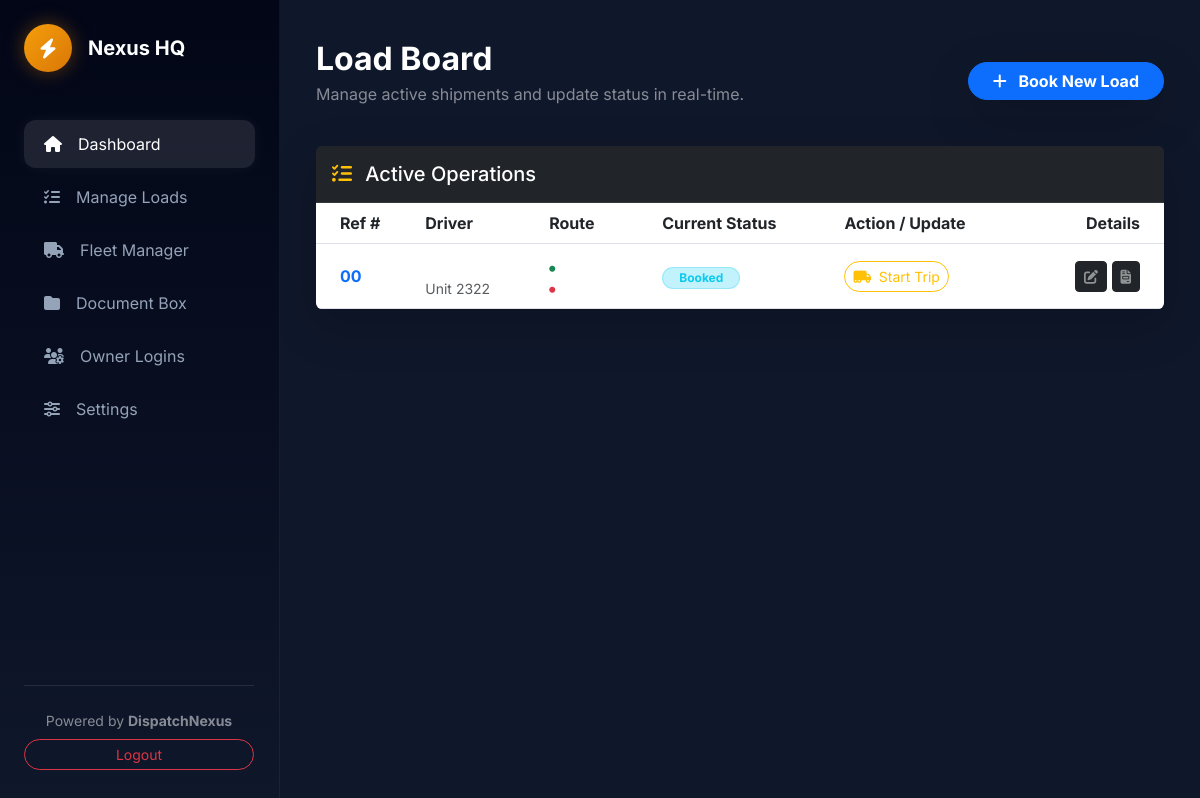
Screenshot of /manage-loads/ (signed in) with the database file from the repository.
### core/models.py (models this page shows, shortened)
class Load(models.Model):
    company = models.ForeignKey(Company, on_delete=models.CASCADE)
    driver = models.ForeignKey(Driver, on_delete=models.SET_NULL, null=True, blank=True)
    broker_name = models.CharField(max_length=100, default="")
    broker_mc = models.CharField(max_length=50, default="")
    load_ref = models.CharField(max_length=50)
    origin = models.CharField(max_length=100)
    destination = models.CharField(max_length=100)
    pickup_date = models.DateTimeField(default=timezone.now)
    delivery_date = models.DateTimeField(default=timezone.now)
    rate = models.DecimalField(max_digits=10, decimal_places=2, default=0.00)
    miles = models.IntegerField(default=0) # (NEW)
    expenses = models.DecimalField(max_digits=10, decimal_places=2, default=0.00)
    status = models.CharField(max_length=20, default='booked', choices=[
        ('booked', 'Booked'), ('active', 'In Transit'), ('delivered', 'Delivered'), ('paid', 'Paid')
    ])
    rate_con_file = models.FileField(upload_to='loads/ratecons/', blank=True, null=True)
    bol_file = models.FileField(upload_to='loads/bol/', blank=True, null=True)
    pod_file = models.FileField(upload_to='loads/pod/', blank=True, null=True)

class Driver(models.Model):
    company = models.ForeignKey(Company, on_delete=models.CASCADE)
    name = models.CharField(max_length=100)
    phone = models.CharField(max_length=20, blank=True)
    cdl_file = models.FileField(upload_to='drivers/cdl/', blank=True, null=True)
    medical_card_file = models.FileField(upload_to='drivers/medical/', blank=True, null=True)
    driver_w9_file = models.FileField(upload_to='drivers/w9/', blank=True, null=True)
    truck_number = models.CharField(max_length=50)
    truck_type = models.CharField(max_length=50, choices=[('Dry Van', 'Dry Van'), ('Reefer', 'Reefer'), ('Flatbed', 'Flatbed')], default='Dry Van')
    status = models.CharField(max_length=20, default='Active')
    registration_file = models.FileField(upload_to='trucks/registration/', blank=True, null=True)
    insurance_file = models.FileField(upload_to='trucks/insurance/', blank=True, null=True)
    ifta_sticker_file = models.FileField(upload_to='trucks/ifta/', blank=True, null=True)

### core/views.py (the view)
# urls.py: path('manage-loads/', views.manage_loads, name='manage_loads'),
@login_required
def manage_loads(request):
    c = request.user.userprofile.company
    if not c.is_active: return render(request, 'payment_pending.html')
    loads = Load.objects.filter(company=c).exclude(status='paid').order_by('-pickup_date')
    if request.method == 'POST':
        l = get_object_or_404(Load, id=request.POST.get('load_id'), company=c)
        l.status = request.POST.get('new_status'); l.save(); return redirect('manage_loads')
    return render(request, 'manage_loads.html', {'loads': loads})

### templates/manage_loads.html (shortened to what this page needs)
{% extends "base.html" %}
{% block content %}
<div class="container-fluid">
    <div class="d-flex justify-content-between align-items-center mb-4 mt-3">
        <div>
            <h2 class="fw-bold text-white mb-1">Load Board</h2>
            <p class="text-white-50">Manage active shipments and update status in real-time.</p>
        </div>
        <a href="{% url 'add_load' %}" class="btn btn-primary fw-bold px-4 rounded-pill shadow-lg">
            <i class="fas fa-plus me-2"></i> Book New Load
        </a>
    </div>
    <div class="card overflow-hidden shadow-lg border-0">
        <div class="card-header bg-dark py-3 border-bottom border-secondary border-opacity-25">
            <h5 class="text-white mb-0"><i class="fas fa-tasks text-warning me-2"></i> Active Operations</h5>
        </div>
        <div class="table-responsive">
            <table class="table table-dark-luxury align-middle mb-0">
                <thead>
                    <tr>
                        <th class="ps-4">Ref #</th>
                        <th>Driver</th>
                        <th>Route</th>
                        <th>Current Status</th>
                        <th>Action / Update</th>
                        <th class="text-end pe-4">Details</th>
                    </tr>
                </thead>
                <tbody>
                    {% for load in loads %}
                    <tr>
                        <td class="ps-4 fw-bold text-primary">{{ load.load_ref }}</td>
                        <td class="text-white">{{ load.driver.name }} <br> <small class="text-muted">Unit {{ load.driver.truck_number }}</small></td>
                        <td class="text-white-50 small">
                            <i class="fas fa-circle text-success" style="font-size: 6px;"></i> {{ load.origin }}<br>
                            <i class="fas fa-circle text-danger" style="font-size: 6px;"></i> {{ load.destination }}
                        </td>
                        <td>
                            {% if load.status == 'booked' %}
                                <span class="badge bg-info bg-opacity-25 text-info border border-info border-opacity-25 rounded-pill px-3">Booked</span>
                            {% elif load.status == 'active' %}
                                <span class="badge bg-warning bg-opacity-25 text-warning border border-warning border-opacity-25 rounded-pill px-3">In Transit</span>
                            {% elif load.status == 'delivered' %}
                                <span class="badge bg-success bg-opacity-25 text-success border border-success border-opacity-25 rounded-pill px-3">Delivered</span>
                            {% endif %}
                        </td>
                        <td>
                            <form method="post" class="d-flex gap-2">
                                {% if load.status == 'booked' %}
                                    <button type="submit" name="new_status" value="active" class="btn btn-sm btn-outline-warning rounded-pill">
                                        <i class="fas fa-truck-moving me-1"></i> Start Trip
                                    </button>
                                {% elif load.status == 'active' %}
                                    <button type="submit" name="new_status" value="delivered" class="btn btn-sm btn-outline-success rounded-pill">
                                        <i class="fas fa-check me-1"></i> Mark Delivered
                                    </button>
                                {% elif load.status == 'delivered' %}
                                    <button type="submit" name="new_status" value="paid" class="btn btn-sm btn-outline-light rounded-pill">
                                        <i class="fas fa-dollar-sign me-1"></i> Mark Paid
                                    </button>
                                {% endif %}
                            </form>
                        </td>
                        <td class="text-end pe-4">
                            <a href="{% url 'edit_load' load.id %}" class="btn btn-sm btn-dark text-white-50"><i class="fas fa-edit"></i></a>
                            <a href="{% url 'generate_invoice' load.id %}" class="btn btn-sm btn-dark text-white-50"><i class="fas fa-file-invoice"></i></a>
                        </td>
                    </tr>
                    {% endfor %}
                </tbody>
            </table>
        </div>
    </div>
</div>
{% endblock %}

### templates/base.html (style rules this page uses)
body { font-family: 'Inter', sans-serif; background-color: #0f172a; color: #e2e8f0; margin: 0; }
.card { background: rgba(30, 41, 59, 0.7) !important; backdrop-filter: blur(12px); border: 1px solid rgba(255, 255, 255, 0.08); color: #fff; }

### rows the page displays
Load: load_ref "00", driver.truck_number "2322", status "Booked"
